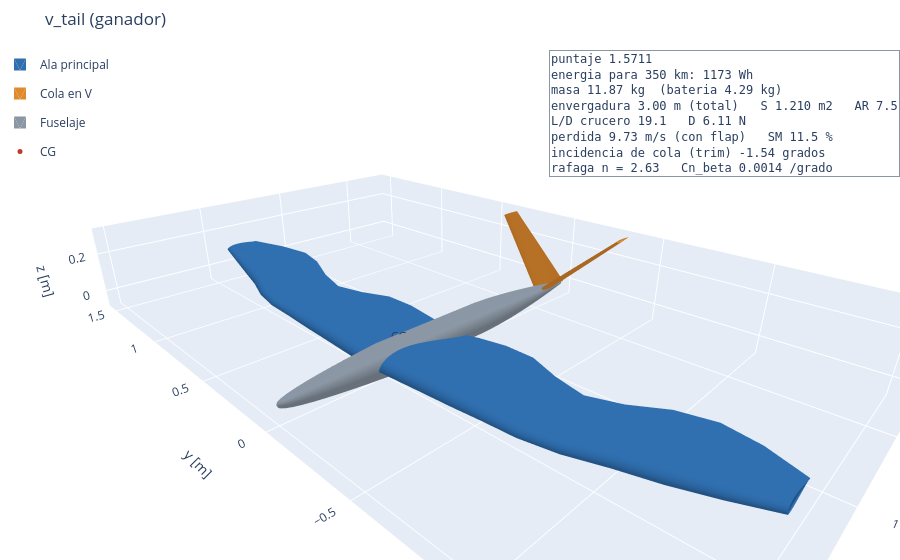

Here is the notebook cell this chart was saved with:
### Markdown cell above
## 8. Vista 3D del ganador

### Code cell
top_ganadora, est_ganador = max(estados.items(), key=lambda kv: kv[1].mejor().score)
mejor = est_ganador.mejor()

print(f"Ganador: {top_ganadora}  (score {mejor.score:.4f})")
print(f"  {av.TOPOLOGIAS[top_ganadora]['nombre']}")
print(f"  referencia real: {av.TOPOLOGIAS[top_ganadora]['referencia_real']}")

# Vista propia: un color por componente (ala, cola, fuselaje), escala 1:1 y los datos
# del avion. (avion.draw(backend="plotly") de AeroSandbox pone una barra de colores
# que no representa nada.)
_a = av.analizar_mision_avion(mejor.params, top_ganadora)
avion = av.construir_avion(av.params_trimados(mejor.params, top_ganadora), top_ganadora)   # con la incidencia de trim
av.figura_3d(avion, f"{top_ganadora} (ganador)", av.lineas_info(_a, mejor.score)).show()

### Figure 1 — Plotly figure (JSON) as saved in the notebook; plotly's stock layout.template omitted (floating-point values rounded to 4 significant figures; data arrays with more than 128 entries replaced by an {"elided": "..."} marker saying what was removed)
{"data": [{"color": "#2f6fb0", "flatshading": false, "i": {"elided": "2152 int values"}, "j": {"elided": "2152 int values"}, "k": {"elided": "2152 int values"}, "legendgroup": "ala", "lighting": {"ambient": 0.75, "diffuse": 0.35, "roughness": 0.9, "specular": 0.05}, "name": "Ala principal", "showlegend": true, "type": "mesh3d", "x": {"elided": "1078 float values"}, "y": {"elided": "1078 float values"}, "z": {"elided": "1078 float values"}}, {"color": "#e08a2e", "flatshading": false, "i": {"elided": "388 int values"}, "j": {"elided": "388 int values"}, "k": {"elided": "388 int values"}, "legendgroup": "cola", "lighting": {"ambient": 0.75, "diffuse": 0.35, "roughness": 0.9, "specular": 0.05}, "name": "Cola en V", "showlegend": true, "type": "mesh3d", "x": {"elided": "196 float values"}, "y": {"elided": "196 float values"}, "z": {"elided": "196 float values"}}, {"color": "#8a96a3", "flatshading": false, "i": {"elided": "864 int values"}, "j": {"elided": "864 int values"}, "k": {"elided": "864 int values"}, "legendgroup": "fuselaje", "lighting": {"ambient": 0.75, "diffuse": 0.35, "roughness": 0.9, "specular": 0.05}, "name": "Fuselaje", "showlegend": true, "type": "mesh3d", "x": {"elided": "456 float values"}, "y": {"elided": "456 float values"}, "z": {"elided": "456 float values"}}, {"marker": {"color": "#c0392b", "size": 5}, "mode": "markers+text", "name": "CG", "text": ["CG"], "type": "scatter3d", "x": [0.5696], "y": [0], "z": [0]}], "layout": {"annotations": [{"align": "left", "bgcolor": "rgba(255,255,255,0.85)", "bordercolor": "#8a96a3", "borderwidth": 1, "font": {"family": "monospace", "size": 12}, "showarrow": false, "text": "puntaje 1.5711<br>energia para 350 km: 1173 Wh<br>masa 11.87 kg  (bateria 4.29 kg)<br>envergadura 3.00 m (total)   S 1.210 m2   AR 7.5<br>L/D crucero 19.1   D 6.11 N<br>perdida 9.73 m/s (con flap)   SM 11.5 %<br>incidencia de cola (trim) -1.54 grados<br>rafaga n = 2.63   Cn_beta 0.0014 /grado", "x": 1, "xanchor": "right", "xref": "paper", "y": 1, "yanchor": "top", "yref": "paper"}], "legend": {"x": 0, "y": 1}, "margin": {"b": 0, "l": 0, "r": 0, "t": 50}, "scene": {"aspectmode": "data", "camera": {"eye": {"x": -1.3, "y": -1.3, "z": 0.8}}, "xaxis": {"title": {"text": "x [m] (hacia la cola)"}}, "yaxis": {"title": {"text": "y [m]"}}, "zaxis": {"title": {"text": "z [m]"}}}, "title": {"text": "v_tail (ganador)"}}}
